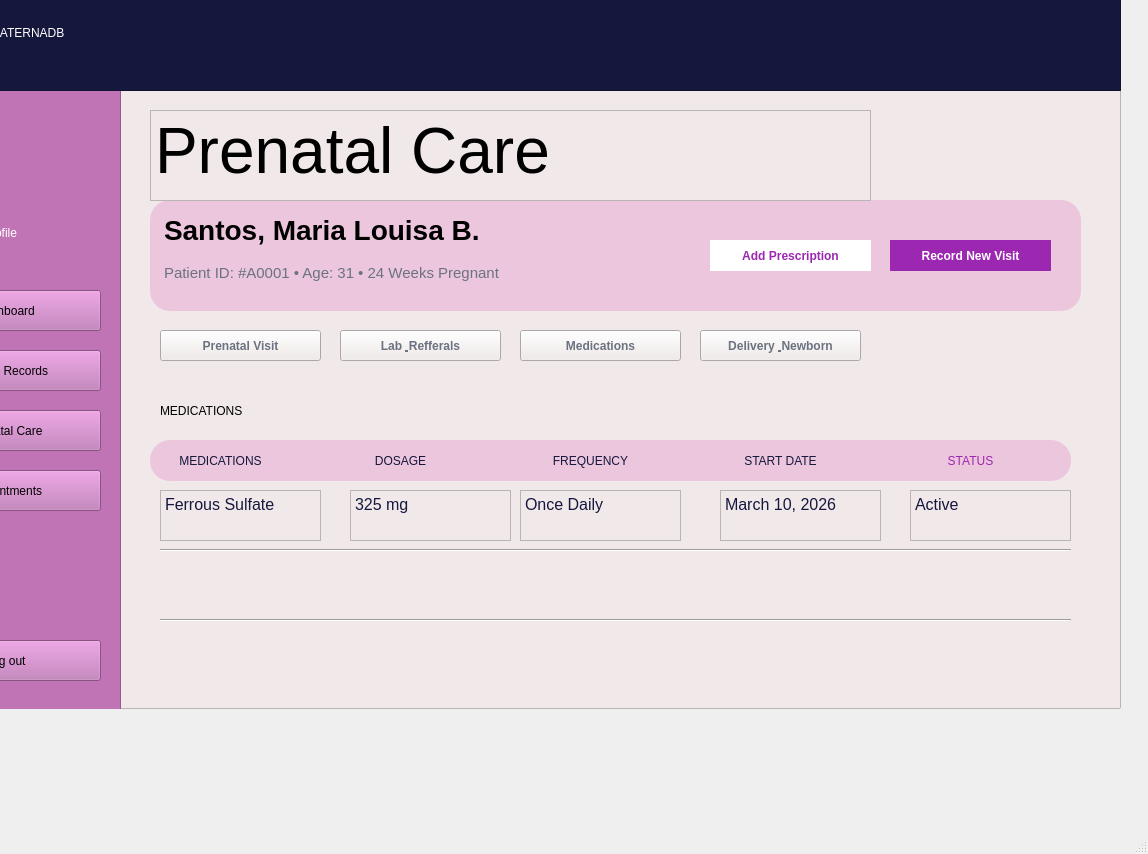
<?xml version="1.0" encoding="UTF-8"?>
<ui version="4.0">
 <class>MainWindow</class>
 <widget class="QMainWindow" name="MainWindow">
  <property name="geometry">
   <rect>
    <x>0</x>
    <y>0</y>
    <width>1148</width>
    <height>854</height>
   </rect>
  </property>
  <property name="windowTitle">
   <string>MainWindow</string>
  </property>
  <widget class="QWidget" name="centralwidget">
   <widget class="QFrame" name="frame">
    <property name="geometry">
     <rect>
      <x>-110</x>
      <y>-10</y>
      <width>1231</width>
      <height>719</height>
     </rect>
    </property>
    <property name="font">
     <font>
      <family>Microsoft YaHei Light</family>
      <kerning>true</kerning>
     </font>
    </property>
    <property name="styleSheet">
     <string notr="true">background-color: #F1E9E9;
</string>
    </property>
    <property name="frameShape">
     <enum>QFrame::StyledPanel</enum>
    </property>
    <property name="frameShadow">
     <enum>QFrame::Raised</enum>
    </property>
    <widget class="QFrame" name="side">
     <property name="geometry">
      <rect>
       <x>0</x>
       <y>100</y>
       <width>231</width>
       <height>621</height>
      </rect>
     </property>
     <property name="styleSheet">
      <string notr="true">background-color: rgb(192, 116, 182);</string>
     </property>
     <property name="frameShape">
      <enum>QFrame::StyledPanel</enum>
     </property>
     <property name="frameShadow">
      <enum>QFrame::Raised</enum>
     </property>
     <widget class="QLabel" name="profile">
      <property name="geometry">
       <rect>
        <x>60</x>
        <y>120</y>
        <width>100</width>
        <height>45</height>
       </rect>
      </property>
      <property name="minimumSize">
       <size>
        <width>100</width>
        <height>45</height>
       </size>
      </property>
      <property name="font">
       <font>
        <family>Segoe UI</family>
       </font>
      </property>
      <property name="styleSheet">
       <string notr="true">color: white;
</string>
      </property>
      <property name="text">
       <string>Profile</string>
      </property>
      <property name="alignment">
       <set>Qt::AlignCenter</set>
      </property>
     </widget>
     <widget class="QPushButton" name="Dashboard">
      <property name="geometry">
       <rect>
        <x>20</x>
        <y>200</y>
        <width>191</width>
        <height>41</height>
       </rect>
      </property>
      <property name="text">
       <string>Dashboard</string>
      </property>
     </widget>
     <widget class="QPushButton" name="patientrecords">
      <property name="geometry">
       <rect>
        <x>20</x>
        <y>260</y>
        <width>191</width>
        <height>41</height>
       </rect>
      </property>
      <property name="text">
       <string>Patient Records</string>
      </property>
     </widget>
     <widget class="QPushButton" name="appointments">
      <property name="geometry">
       <rect>
        <x>20</x>
        <y>380</y>
        <width>191</width>
        <height>41</height>
       </rect>
      </property>
      <property name="text">
       <string>Appointments</string>
      </property>
     </widget>
     <widget class="QPushButton" name="prenatalcare_2">
      <property name="geometry">
       <rect>
        <x>20</x>
        <y>320</y>
        <width>191</width>
        <height>41</height>
       </rect>
      </property>
      <property name="text">
       <string>Prenatal Care</string>
      </property>
     </widget>
     <widget class="QPushButton" name="appointments_2">
      <property name="geometry">
       <rect>
        <x>20</x>
        <y>550</y>
        <width>191</width>
        <height>41</height>
       </rect>
      </property>
      <property name="text">
       <string>Log out</string>
      </property>
     </widget>
    </widget>
    <widget class="QFrame" name="top">
     <property name="geometry">
      <rect>
       <x>0</x>
       <y>0</y>
       <width>1231</width>
       <height>101</height>
      </rect>
     </property>
     <property name="styleSheet">
      <string notr="true">background-color: #15173D;</string>
     </property>
     <property name="frameShape">
      <enum>QFrame::StyledPanel</enum>
     </property>
     <property name="frameShadow">
      <enum>QFrame::Raised</enum>
     </property>
     <widget class="QLabel" name="LOGO">
      <property name="geometry">
       <rect>
        <x>0</x>
        <y>20</y>
        <width>100</width>
        <height>45</height>
       </rect>
      </property>
      <property name="font">
       <font>
        <family>Segoe UI</family>
        <weight>50</weight>
        <bold>false</bold>
       </font>
      </property>
      <property name="styleSheet">
       <string notr="true">color: white;
</string>
      </property>
      <property name="text">
       <string>LOGO</string>
      </property>
      <property name="alignment">
       <set>Qt::AlignCenter</set>
      </property>
     </widget>
     <widget class="QLabel" name="MATERNADB">
      <property name="geometry">
       <rect>
        <x>100</x>
        <y>20</y>
        <width>100</width>
        <height>45</height>
       </rect>
      </property>
      <property name="sizePolicy">
       <sizepolicy hsizetype="Expanding" vsizetype="Expanding">
        <horstretch>0</horstretch>
        <verstretch>0</verstretch>
       </sizepolicy>
      </property>
      <property name="minimumSize">
       <size>
        <width>100</width>
        <height>45</height>
       </size>
      </property>
      <property name="font">
       <font>
        <family>Segoe UI</family>
       </font>
      </property>
      <property name="styleSheet">
       <string notr="true">color: white</string>
      </property>
      <property name="text">
       <string>MATERNADB</string>
      </property>
     </widget>
    </widget>
    <widget class="QFrame" name="frame_2">
     <property name="geometry">
      <rect>
       <x>260</x>
       <y>210</y>
       <width>931</width>
       <height>111</height>
      </rect>
     </property>
     <property name="styleSheet">
      <string notr="true">background-color: #ECC6DC;
border-radius: 20px;</string>
     </property>
     <property name="frameShape">
      <enum>QFrame::StyledPanel</enum>
     </property>
     <property name="frameShadow">
      <enum>QFrame::Raised</enum>
     </property>
     <widget class="QPlainTextEdit" name="plainTextEdit">
      <property name="geometry">
       <rect>
        <x>10</x>
        <y>10</y>
        <width>531</width>
        <height>51</height>
       </rect>
      </property>
      <property name="font">
       <font>
        <pointsize>21</pointsize>
        <weight>75</weight>
        <bold>true</bold>
       </font>
      </property>
      <property name="plainText">
       <string>Santos, Maria Louisa B.</string>
      </property>
      <property name="placeholderText">
       <string>Enter patient's name</string>
      </property>
     </widget>
     <widget class="QPlainTextEdit" name="plainTextEdit_2">
      <property name="geometry">
       <rect>
        <x>10</x>
        <y>60</y>
        <width>531</width>
        <height>51</height>
       </rect>
      </property>
      <property name="font">
       <font>
        <pointsize>11</pointsize>
        <weight>50</weight>
        <bold>false</bold>
       </font>
      </property>
      <property name="styleSheet">
       <string notr="true">color: #6B7280;</string>
      </property>
      <property name="plainText">
       <string>Patient ID: #A0001 • Age: 31 • 24 Weeks Pregnant</string>
      </property>
      <property name="placeholderText">
       <string>Enter Patient ID, Age, and Pregnancy week</string>
      </property>
     </widget>
     <widget class="QPushButton" name="appointments_3">
      <property name="geometry">
       <rect>
        <x>560</x>
        <y>40</y>
        <width>161</width>
        <height>31</height>
       </rect>
      </property>
      <property name="font">
       <font>
        <weight>75</weight>
        <bold>true</bold>
       </font>
      </property>
      <property name="styleSheet">
       <string notr="true">background-color: white;
color: #9C27B0;
border-radius: 20px;
</string>
      </property>
      <property name="text">
       <string>Add Prescription</string>
      </property>
     </widget>
     <widget class="QPushButton" name="appointments_4">
      <property name="geometry">
       <rect>
        <x>740</x>
        <y>40</y>
        <width>161</width>
        <height>31</height>
       </rect>
      </property>
      <property name="font">
       <font>
        <weight>75</weight>
        <bold>true</bold>
       </font>
      </property>
      <property name="styleSheet">
       <string notr="true">border-radius: 20px;
background-color: #9C27B0;
color: white
</string>
      </property>
      <property name="text">
       <string>Record New Visit</string>
      </property>
     </widget>
    </widget>
    <widget class="QTextEdit" name="textEdit">
     <property name="geometry">
      <rect>
       <x>260</x>
       <y>120</y>
       <width>721</width>
       <height>91</height>
      </rect>
     </property>
     <property name="font">
      <font>
       <pointsize>45</pointsize>
       <weight>50</weight>
       <bold>false</bold>
      </font>
     </property>
     <property name="html">
      <string>&lt;!DOCTYPE HTML PUBLIC &quot;-//W3C//DTD HTML 4.0//EN&quot; &quot;http://www.w3.org/TR/REC-html40/strict.dtd&quot;&gt;
&lt;html&gt;&lt;head&gt;&lt;meta name=&quot;qrichtext&quot; content=&quot;1&quot; /&gt;&lt;style type=&quot;text/css&quot;&gt;
p, li { white-space: pre-wrap; }
&lt;/style&gt;&lt;/head&gt;&lt;body style=&quot; font-family:'MS Shell Dlg 2'; font-size:45pt; font-weight:400; font-style:normal;&quot;&gt;
&lt;p style=&quot; margin-top:0px; margin-bottom:0px; margin-left:0px; margin-right:0px; -qt-block-indent:0; text-indent:0px;&quot;&gt;&lt;span style=&quot; font-size:48pt;&quot;&gt;Prenatal Care&lt;/span&gt;&lt;/p&gt;&lt;/body&gt;&lt;/html&gt;</string>
     </property>
    </widget>
    <widget class="QPushButton" name="appointments_5">
     <property name="geometry">
      <rect>
       <x>270</x>
       <y>340</y>
       <width>161</width>
       <height>31</height>
      </rect>
     </property>
     <property name="font">
      <font>
       <weight>75</weight>
       <bold>true</bold>
      </font>
     </property>
     <property name="styleSheet">
      <string notr="true">color: #6B7280;
background-color: #F1E9E9;</string>
     </property>
     <property name="text">
      <string>Prenatal Visit</string>
     </property>
    </widget>
    <widget class="QPushButton" name="appointments_6">
     <property name="geometry">
      <rect>
       <x>810</x>
       <y>340</y>
       <width>161</width>
       <height>31</height>
      </rect>
     </property>
     <property name="font">
      <font>
       <weight>75</weight>
       <bold>true</bold>
      </font>
     </property>
     <property name="styleSheet">
      <string notr="true">color: #6B7280;
background-color: #F1E9E9;</string>
     </property>
     <property name="text">
      <string>Delivery &amp; Newborn</string>
     </property>
    </widget>
    <widget class="QPushButton" name="appointments_7">
     <property name="geometry">
      <rect>
       <x>630</x>
       <y>340</y>
       <width>161</width>
       <height>31</height>
      </rect>
     </property>
     <property name="font">
      <font>
       <weight>75</weight>
       <bold>true</bold>
      </font>
     </property>
     <property name="styleSheet">
      <string notr="true">color: #6B7280;
background-color: #F1E9E9;</string>
     </property>
     <property name="text">
      <string>Medications</string>
     </property>
    </widget>
    <widget class="QPushButton" name="appointments_8">
     <property name="geometry">
      <rect>
       <x>450</x>
       <y>340</y>
       <width>161</width>
       <height>31</height>
      </rect>
     </property>
     <property name="font">
      <font>
       <weight>75</weight>
       <bold>true</bold>
      </font>
     </property>
     <property name="styleSheet">
      <string notr="true">background-color: #F1E9E9;
color: #6B7280;

</string>
     </property>
     <property name="text">
      <string>Lab &amp; Refferals</string>
     </property>
    </widget>
    <widget class="QFrame" name="frame_3">
     <property name="geometry">
      <rect>
       <x>260</x>
       <y>450</y>
       <width>921</width>
       <height>41</height>
      </rect>
     </property>
     <property name="styleSheet">
      <string notr="true">background-color: #ECC6DC;
border-radius: 20px</string>
     </property>
     <property name="frameShape">
      <enum>QFrame::StyledPanel</enum>
     </property>
     <property name="frameShadow">
      <enum>QFrame::Raised</enum>
     </property>
     <widget class="QLabel" name="label">
      <property name="geometry">
       <rect>
        <x>30</x>
        <y>10</y>
        <width>81</width>
        <height>21</height>
       </rect>
      </property>
      <property name="styleSheet">
       <string notr="true">color: #15173D</string>
      </property>
      <property name="text">
       <string>MEDICATIONS</string>
      </property>
      <property name="alignment">
       <set>Qt::AlignCenter</set>
      </property>
     </widget>
     <widget class="QLabel" name="label_3">
      <property name="geometry">
       <rect>
        <x>210</x>
        <y>10</y>
        <width>81</width>
        <height>21</height>
       </rect>
      </property>
      <property name="styleSheet">
       <string notr="true">color: #15173D</string>
      </property>
      <property name="text">
       <string>DOSAGE</string>
      </property>
      <property name="alignment">
       <set>Qt::AlignCenter</set>
      </property>
     </widget>
     <widget class="QLabel" name="label_4">
      <property name="geometry">
       <rect>
        <x>400</x>
        <y>10</y>
        <width>81</width>
        <height>21</height>
       </rect>
      </property>
      <property name="styleSheet">
       <string notr="true">color: #15173D</string>
      </property>
      <property name="text">
       <string>FREQUENCY</string>
      </property>
      <property name="alignment">
       <set>Qt::AlignCenter</set>
      </property>
     </widget>
     <widget class="QLabel" name="label_5">
      <property name="geometry">
       <rect>
        <x>590</x>
        <y>10</y>
        <width>81</width>
        <height>21</height>
       </rect>
      </property>
      <property name="styleSheet">
       <string notr="true">color: #15173D</string>
      </property>
      <property name="text">
       <string>START DATE</string>
      </property>
      <property name="alignment">
       <set>Qt::AlignCenter</set>
      </property>
     </widget>
     <widget class="QLabel" name="label_6">
      <property name="geometry">
       <rect>
        <x>780</x>
        <y>10</y>
        <width>81</width>
        <height>21</height>
       </rect>
      </property>
      <property name="styleSheet">
       <string notr="true">COLOR: #9C27B0</string>
      </property>
      <property name="text">
       <string>STATUS</string>
      </property>
      <property name="alignment">
       <set>Qt::AlignCenter</set>
      </property>
     </widget>
    </widget>
    <widget class="Line" name="line">
     <property name="geometry">
      <rect>
       <x>270</x>
       <y>550</y>
       <width>911</width>
       <height>20</height>
      </rect>
     </property>
     <property name="orientation">
      <enum>Qt::Horizontal</enum>
     </property>
    </widget>
    <widget class="Line" name="line_2">
     <property name="geometry">
      <rect>
       <x>270</x>
       <y>620</y>
       <width>911</width>
       <height>20</height>
      </rect>
     </property>
     <property name="orientation">
      <enum>Qt::Horizontal</enum>
     </property>
    </widget>
    <widget class="QPlainTextEdit" name="plainTextEdit_3">
     <property name="geometry">
      <rect>
       <x>270</x>
       <y>500</y>
       <width>161</width>
       <height>51</height>
      </rect>
     </property>
     <property name="font">
      <font>
       <pointsize>12</pointsize>
       <weight>50</weight>
       <bold>false</bold>
      </font>
     </property>
     <property name="cursor" stdset="0">
      <cursorShape>ArrowCursor</cursorShape>
     </property>
     <property name="layoutDirection">
      <enum>Qt::LeftToRight</enum>
     </property>
     <property name="styleSheet">
      <string notr="true">color: #15173D</string>
     </property>
     <property name="plainText">
      <string>Ferrous Sulfate</string>
     </property>
     <property name="placeholderText">
      <string>Enter medication name</string>
     </property>
    </widget>
    <widget class="QPlainTextEdit" name="plainTextEdit_4">
     <property name="geometry">
      <rect>
       <x>460</x>
       <y>500</y>
       <width>161</width>
       <height>51</height>
      </rect>
     </property>
     <property name="font">
      <font>
       <pointsize>12</pointsize>
       <weight>50</weight>
       <bold>false</bold>
      </font>
     </property>
     <property name="styleSheet">
      <string notr="true">color: #15173D</string>
     </property>
     <property name="plainText">
      <string>325 mg</string>
     </property>
     <property name="placeholderText">
      <string>Enter dosage</string>
     </property>
    </widget>
    <widget class="QPlainTextEdit" name="plainTextEdit_5">
     <property name="geometry">
      <rect>
       <x>630</x>
       <y>500</y>
       <width>161</width>
       <height>51</height>
      </rect>
     </property>
     <property name="font">
      <font>
       <pointsize>12</pointsize>
       <weight>50</weight>
       <bold>false</bold>
      </font>
     </property>
     <property name="styleSheet">
      <string notr="true">color: #15173D</string>
     </property>
     <property name="plainText">
      <string>Once Daily</string>
     </property>
     <property name="placeholderText">
      <string>Enter frequency</string>
     </property>
    </widget>
    <widget class="QPlainTextEdit" name="plainTextEdit_7">
     <property name="geometry">
      <rect>
       <x>1020</x>
       <y>500</y>
       <width>161</width>
       <height>51</height>
      </rect>
     </property>
     <property name="font">
      <font>
       <pointsize>12</pointsize>
       <weight>50</weight>
       <bold>false</bold>
      </font>
     </property>
     <property name="layoutDirection">
      <enum>Qt::LeftToRight</enum>
     </property>
     <property name="styleSheet">
      <string notr="true">color: #15173D;
text-align: center;
</string>
     </property>
     <property name="plainText">
      <string>Active</string>
     </property>
     <property name="centerOnScroll">
      <bool>false</bool>
     </property>
     <property name="placeholderText">
      <string>Enter status</string>
     </property>
    </widget>
    <widget class="QPlainTextEdit" name="plainTextEdit_6">
     <property name="geometry">
      <rect>
       <x>830</x>
       <y>500</y>
       <width>161</width>
       <height>51</height>
      </rect>
     </property>
     <property name="font">
      <font>
       <pointsize>12</pointsize>
       <weight>50</weight>
       <bold>false</bold>
      </font>
     </property>
     <property name="styleSheet">
      <string notr="true">color: #15173D</string>
     </property>
     <property name="plainText">
      <string>March 10, 2026</string>
     </property>
     <property name="placeholderText">
      <string>Enter date</string>
     </property>
    </widget>
    <widget class="QLabel" name="medication_label">
     <property name="geometry">
      <rect>
       <x>270</x>
       <y>400</y>
       <width>291</width>
       <height>41</height>
      </rect>
     </property>
     <property name="styleSheet">
      <string notr="true">font: 22pt &quot;MS Shell Dlg 2&quot;;</string>
     </property>
     <property name="text">
      <string>MEDICATIONS</string>
     </property>
    </widget>
   </widget>
  </widget>
  <widget class="QMenuBar" name="menubar">
   <property name="geometry">
    <rect>
     <x>0</x>
     <y>0</y>
     <width>1148</width>
     <height>26</height>
    </rect>
   </property>
  </widget>
  <widget class="QStatusBar" name="statusbar"/>
 </widget>
 <resources/>
 <connections/>
</ui>
